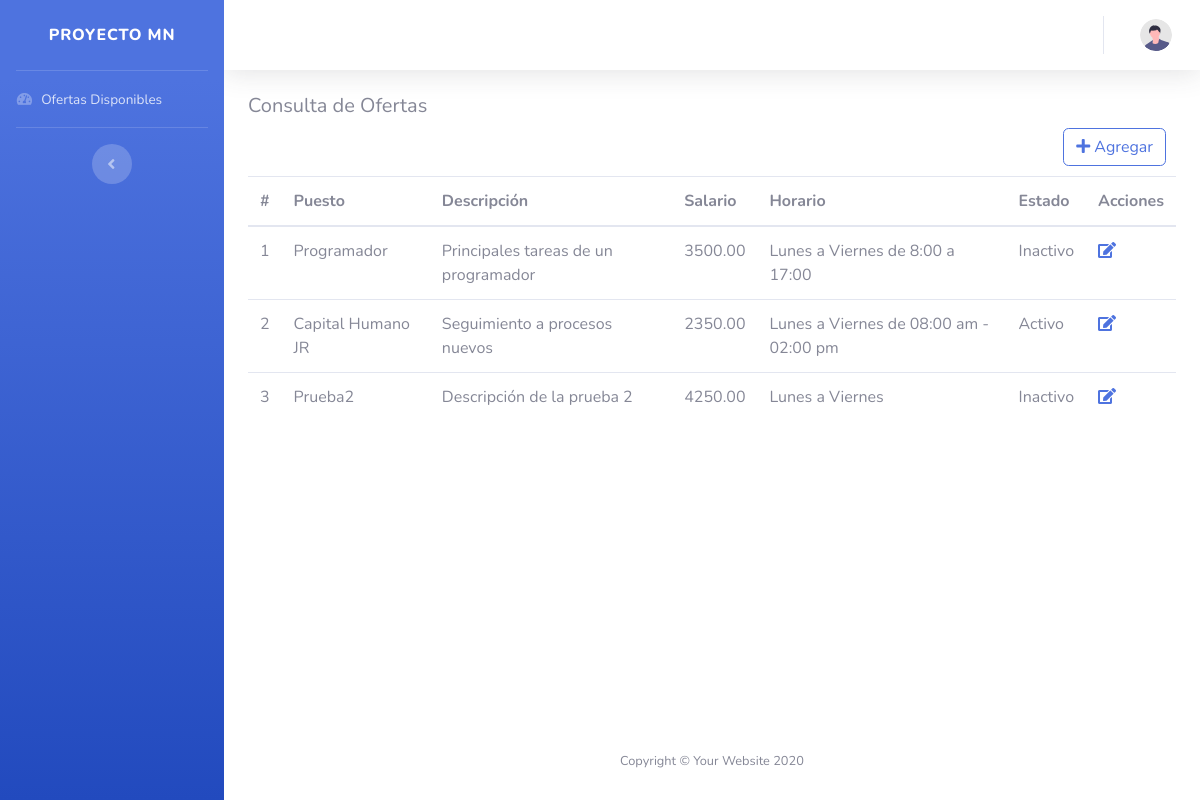
Page /View/Ofertas/consultarOfertas.php on the committed database.
### tables this page shows
CREATE TABLE `oferta` (
  `Id` bigint(20) NOT NULL AUTO_INCREMENT,
  `IdPuesto` bigint(20) NOT NULL,
  `Salario` decimal(10,2) NOT NULL,
  `Horario` varchar(255) NOT NULL,
  `Estado` bit(1) DEFAULT NULL,
  PRIMARY KEY (`Id`),
  KEY `FK_OfertaPuesto` (`IdPuesto`),
  CONSTRAINT `FK_OfertaPuesto` FOREIGN KEY (`IdPuesto`) REFERENCES `puesto` (`Id`)
);

CREATE TABLE `puesto` (
  `Id` bigint(20) NOT NULL AUTO_INCREMENT,
  `Nombre` varchar(50) NOT NULL,
  `Descripcion` varchar(255) NOT NULL,
  PRIMARY KEY (`Id`)
);

### Model/OfertasModel.php (called while the page is built, shortened)
<?php
    function ConsultarOfertasModel()
    {
        try
        {
            $context = AbrirBaseDatos();
            $sentencia = "CALL SP_ConsultarOfertas()";
            $resultado = $context -> query($sentencia);
            return $resultado;
        }
        catch(Exception $error)
        {
            return null;
        }
    }
    ?>

### Controller/OfertasController.php (called while the page is built, shortened)
<?php
    include_once $_SERVER["DOCUMENT_ROOT"] . "/Proyecto/Model/OfertasModel.php";
    function ConsultarOfertas()
    {
        return ConsultarOfertasModel();
    }
    ?>

### View/Ofertas/consultarOfertas.php (the view, shortened to what this page needs)
<?php
    include_once $_SERVER["DOCUMENT_ROOT"] . "/Proyecto/Controller/OfertasController.php";
    include_once $_SERVER["DOCUMENT_ROOT"] . "/Proyecto/View/layoutInterno.php";
?>
<!DOCTYPE html>
<html lang="en">
<?php PrintCss(); ?>
<body id="page-top">
    <div id="wrapper">
        <?php MenuNavegacion(); ?>
        <div id="content-wrapper" class="d-flex flex-column">
            <div id="content">
                <?php BarraNavegacion(); ?>
                <div class="container-fluid">
                <h5>Consulta de Ofertas</h5>
                <div style="text-align:right; margin:10px;">
                    <a class="btn btn-outline-primary" href="agregarOfertas.php"><i class="fa fa-plus"></i> Agregar </a>
                </div>
                    <table id="example" class="table">
                        <thead>
                            <tr>
                                <th>#</th>
                                <th>Puesto</th>
                                <th>Descripción</th>
                                <th>Salario</th>
                                <th>Horario</th>
                                <th>Estado</th>
                                <th>Acciones</th>
                            </tr>
                        </thead>
                        <tbody>
                            <?php
                                $datos = ConsultarOfertas();
                                while($row = mysqli_fetch_array($datos))
                                {
                                    echo "<tr>";
                                    echo "<td>" . $row["Id"] . "</td>";
                                    echo "<td>" . $row["Nombre"] . "</td>";
                                    echo "<td>" . $row["Descripcion"] . "</td>";
                                    echo "<td>" . $row["Salario"] . "</td>";
                                    echo "<td>" . $row["Horario"] . "</td>";
                                    echo "<td>" . $row["DescripcionEstado"] . "</td>";
                                    echo "<td><a href='actualizarOfertas.php?q=" . $row["Id"] . "'><i class='fa fa-edit'></i></td>";
                                    echo "</tr>";
                                }
                            ?>
                        </tbody>
                    </table>
                </div>
            </div>
            <?php PrintFooter(); ?>
        </div>
    </div>
</body>
</html>

### View/layoutInterno.php (shortened to what this page needs)
<?php
    function BarraNavegacion()
    {
        $usuario = "";
        $nombrePerfil = "";
        echo '<nav class="navbar navbar-expand navbar-light bg-white topbar mb-4 static-top shadow">
                    <button id="sidebarToggleTop" class="btn btn-link d-md-none rounded-circle mr-3">
                        <i class="fa fa-bars"></i>
                    </button>' .
                    $nombrePerfil
                    . '<ul class="navbar-nav ml-auto">
                        <div class="topbar-divider d-none d-sm-block"></div>
                        <li class="nav-item dropdown no-arrow">
                            <a class="nav-link dropdown-toggle" href="#" id="userDropdown" role="button"
                                data-toggle="dropdown" aria-haspopup="true" aria-expanded="false">
                                <span class="mr-2 d-none d-lg-inline text-gray-600">' . $usuario . '</span>
                                <img class="img-profile rounded-circle"
                                    src="../Img/undraw_profile.svg">
                            </a>
                            <div class="dropdown-menu dropdown-menu-right shadow animated--grow-in"
                                aria-labelledby="userDropdown">
                                <a class="dropdown-item" href="#">
                                    <i class="fas fa-user fa-sm fa-fw mr-2 text-gray-400 AlineacionOpciones"></i>
                                    Perfil
                                </a>
                                <a class="dropdown-item" href="#">
                                    <i class="fas fa-cogs fa-sm fa-fw mr-2 text-gray-400 AlineacionOpciones"></i>
                                    Seguridad
                                </a>
                                <div class="dropdown-divider"></div>
                                <a class="dropdown-item" href="#">
                                    <form action="" method="POST">
                                        <i class="fas fa-sign-out-alt fa-sm fa-fw mr-2 text-gray-400"></i>
                                        <input class="AlineacionOpcionesSalir" id="btnSalir" name="btnSalir" type="submit" value="Salir">
                                    </form>
                                </a>
                            </div>
                        </li>
                    </ul>
                </nav>';
    }
    function MenuNavegacion()
    {
        echo '<ul class="navbar-nav bg-gradient-primary sidebar sidebar-dark accordion" id="accordionSidebar">
        <a class="sidebar-brand d-flex align-items-center justify-content-center" href="index.html">
            <div class="sidebar-brand-text mx-3">Proyecto MN</div>
        </a>
        <hr class="sidebar-divider my-0">';
        if(isset($_SESSION["IdPerfil"]) && $_SESSION["IdPerfil"] == "1")
        {
            echo '<li class="nav-item">
                    <a class="nav-link" href="../Puestos/consultarPuestos.php">
                        <i class="fas fa-fw fa-tachometer-alt"></i>
                        <span>Mant. Puestos</span></a>
                </li>
                <li class="nav-item">
                    <a class="nav-link" href="../Ofertas/consultarOfertas.php">
                        <i class="fas fa-fw fa-tachometer-alt"></i>
                        <span>Mant. Ofertas</span></a>
                </li>';
        }
        else
        {
            echo '<li class="nav-item">
                    <a class="nav-link" href="../Ofertas/consultarOfertasDisponibles.php">
                        <i class="fas fa-fw fa-tachometer-alt"></i>
                        <span>Ofertas Disponibles</span></a>
                </li>';
        }
        echo '<hr class="sidebar-divider">
            <div class="text-center d-none d-md-inline">
                <button class="rounded-circle border-0" id="sidebarToggle"></button>
            </div>
        </ul>';
    }
    function PrintCss()
    {
        echo '<head>
                <meta charset="utf-8">
                <meta http-equiv="X-UA-Compatible" content="IE=edge">
                <meta name="viewport" content="width=device-width, initial-scale=1, shrink-to-fit=no">
                <meta name="description" content="">
                <meta name="author" content="">
                <title>Proyecto MN</title>
                <link href="../Styles/all.min.css" rel="stylesheet" type="text/css">
                <link href="../Styles/sb-admin-2.min.css" rel="stylesheet">
                <link href="../Styles/ui.css" rel="stylesheet">
                <link href="https://fonts.googleapis.com/css?family=Nunito:200,200i,300,300i,400,400i,600,600i,700,700i,800,800i,900,900i" rel="stylesheet">
                <link href="https://cdn.datatables.net/2.2.2/css/dataTables.bootstrap4.css" rel="stylesheet">
            </head>';
    }
    function PrintFooter()
    {
        echo '<footer class="sticky-footer bg-white">
                <div class="container my-auto">
                    <div class="copyright text-center my-auto">
                        <span>Copyright &copy; Your Website 2020</span>
                    </div>
                </div>
            </footer>';
    }
?>

### rows in the picture
oferta: Id "1", IdPuesto.Nombre "Programador", IdPuesto.Descripcion "Principales tareas de un programador", Salario "3500.00", Horario "Lunes a Viernes de 8:00 a 17:00", DescripcionEstado "Inactivo"
oferta: Id "2", IdPuesto.Nombre "Capital Humano JR", IdPuesto.Descripcion "Seguimiento a procesos nuevos", Salario "2350.00", Horario "Lunes a Viernes de 08:00 am - 02:00 pm", DescripcionEstado "Activo"
oferta: Id "3", IdPuesto.Nombre "Prueba2", IdPuesto.Descripcion "Descripción de la prueba 2", Salario "4250.00", Horario "Lunes a Viernes", DescripcionEstado "Inactivo"
